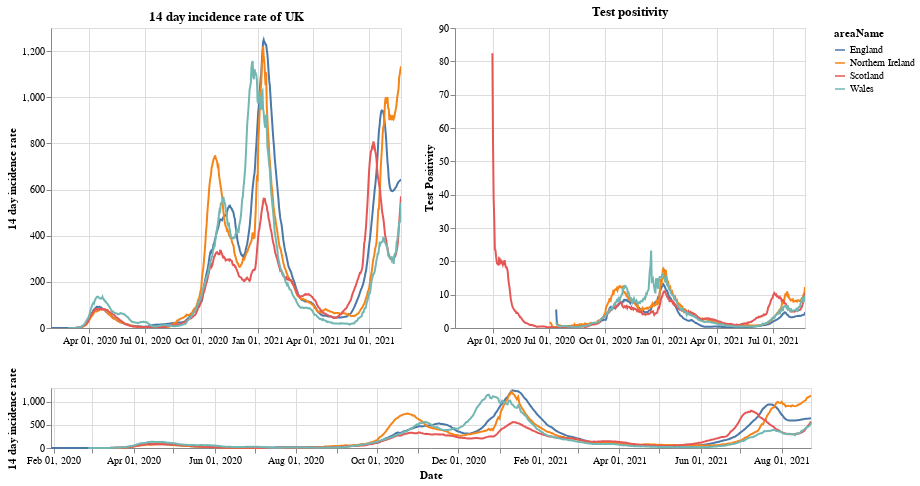

The code cell stored with this chart in its notebook:
### Markdown cell above
# Plots

First a plot with each country in the UK. The top right shows the positivity rate for (which is the percentage of registered tests which were positive) while the top left is the 14 day incidence rate. The bottom chart can be used to select the timeframe (does not work on a mobile device).

### Code cell
#collapse
brush = alt.selection(type='interval', name='DateBrush',encodings=['x'],fields=['Time'])
leg_selection = alt.selection_multi(fields=['areaName'], bind='legend')

base = alt.Chart(uk_cases).mark_line().encode(
    x=alt.X("yearmonthdate(date):T", axis=alt.Axis(title='Date')),
    y=alt.Y("twoWeeklyCasesRate:Q", axis=alt.Axis(title='14 day incidence rate')),
    tooltip=['areaName', 'date','twoWeeklyCasesRate', 'testPositivity'],
    color='areaName',
    opacity=alt.condition(leg_selection, alt.value(2), alt.value(0.1))
).add_selection(leg_selection).properties(width=350)

upper = base.encode(alt.X('yearmonthdate(date):T', axis=alt.Axis(title=''),
                         scale=alt.Scale(domain=brush))
                   ).properties(title=f'14 day incidence rate of UK')
upper_right = upper.encode(alt.Y('testPositivity:Q', axis=alt.Axis(title='Test Positivity'))).properties(title='Test positivity')
lower = base.properties(height=60, width = 760).add_selection(brush)

(upper | upper_right) & lower

### Figure 1 — Vega-Lite specification as saved in the notebook (floating-point values rounded to 4 significant figures; data arrays with more than 128 entries replaced by an {"elided": "..."} marker saying what was removed)
{"config": {"view": {"continuousWidth": 400, "continuousHeight": 300}}, "vconcat": [{"hconcat": [{"mark": "line", "encoding": {"color": {"type": "nominal", "field": "areaName"}, "opacity": {"condition": {"value": 2, "selection": "selector001"}, "value": 0.1}, "tooltip": [{"type": "nominal", "field": "areaName"}, {"type": "temporal", "field": "date"}, {"type": "quantitative", "field": "twoWeeklyCasesRate"}, {"type": "quantitative", "field": "testPositivity"}], "x": {"type": "temporal", "axis": {"title": ""}, "field": "date", "scale": {"domain": {"selection": "DateBrush"}}, "timeUnit": "yearmonthdate"}, "y": {"type": "quantitative", "axis": {"title": "14 day incidence rate"}, "field": "twoWeeklyCasesRate"}}, "selection": {"selector001": {"type": "multi", "fields": ["areaName"], "bind": "legend"}}, "title": "14 day incidence rate of UK", "width": 350}, {"mark": "line", "encoding": {"color": {"type": "nominal", "field": "areaName"}, "opacity": {"condition": {"value": 2, "selection": "selector001"}, "value": 0.1}, "tooltip": [{"type": "nominal", "field": "areaName"}, {"type": "temporal", "field": "date"}, {"type": "quantitative", "field": "twoWeeklyCasesRate"}, {"type": "quantitative", "field": "testPositivity"}], "x": {"type": "temporal", "axis": {"title": ""}, "field": "date", "scale": {"domain": {"selection": "DateBrush"}}, "timeUnit": "yearmonthdate"}, "y": {"type": "quantitative", "axis": {"title": "Test Positivity"}, "field": "testPositivity"}}, "selection": {"selector001": {"type": "multi", "fields": ["areaName"], "bind": "legend"}}, "title": "Test positivity", "width": 350}]}, {"mark": "line", "encoding": {"color": {"type": "nominal", "field": "areaName"}, "opacity": {"condition": {"value": 2, "selection": "selector001"}, "value": 0.1}, "tooltip": [{"type": "nominal", "field": "areaName"}, {"type": "temporal", "field": "date"}, {"type": "quantitative", "field": "twoWeeklyCasesRate"}, {"type": "quantitative", "field": "testPositivity"}], "x": {"type": "temporal", "axis": {"title": "Date"}, "field": "date", "timeUnit": "yearmonthdate"}, "y": {"type": "quantitative", "axis": {"title": "14 day incidence rate"}, "field": "twoWeeklyCasesRate"}}, "height": 60, "selection": {"selector001": {"type": "multi", "fields": ["areaName"], "bind": "legend"}, "DateBrush": {"type": "interval", "encodings": ["x"], "fields": ["Time"]}}, "width": 760}], "data": {"name": "data-e3a75dd1212e5dd5919164af5601a5a5"}, "$schema": "https://vega.github.io/schema/vega-lite/v4.8.1.json", "datasets": {"data-e3a75dd1212e5dd5919164af5601a5a5": {"elided": "2196 records"}}}
